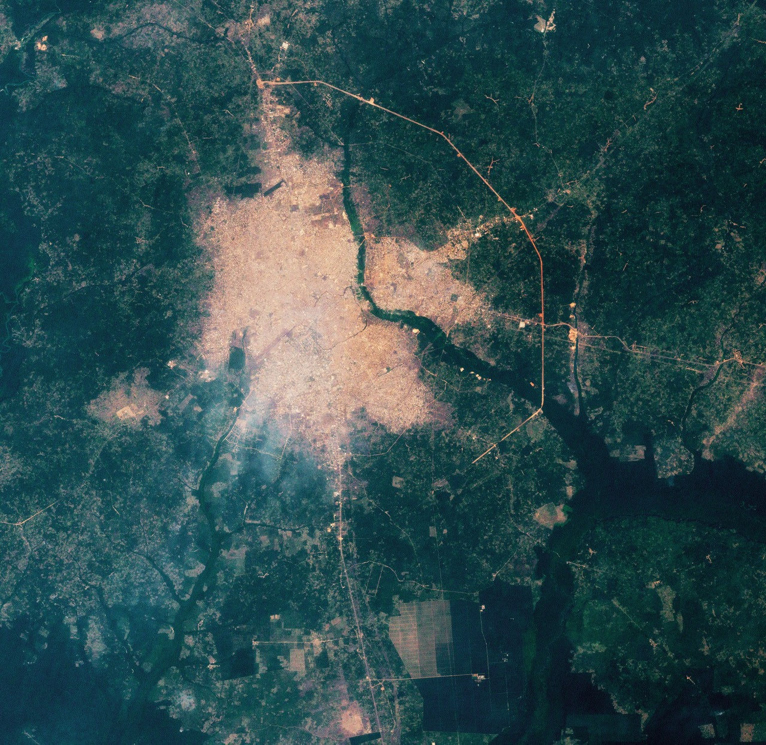
#> input picture LSB Image Steganography/images/cover/satellite.jpg, 3064 x 2978 px, found by its file name (shown at 1/4 size)
$ python prepare_cover.py
#> lines starting #> are read from the running program, lines starting #| are printed output that depends on the picture
from PIL import Image
from pathlib import Path


# ============================================================
# CONFIGURATION
# ============================================================

INPUT_IMAGE = Path("C:\\Users\\HP\\Desktop\\Anish 10th books\\LSB Image Steganography\\images\\cover\\satellite.jpg")

OUTPUT_IMAGE = Path("C:\\Users\\HP\\Desktop\\Anish 10th books\\LSB Image Steganography\\images\\cover\\satellite_256.png")

TARGET_SIZE = (256, 256)


# ============================================================
# PREPARE COVER IMAGE
# ============================================================

def prepare_cover():
    """
    Prepare the satellite cover image.

    Steps:
    1. Check that the input image exists.
    2. Open the image.
    3. Convert it to RGB.
    4. Resize it to 256 × 256.
    5. Save it as PNG.
    """

    # --------------------------------------------------------
    # Check input
    # --------------------------------------------------------

    if not INPUT_IMAGE.exists():
        raise FileNotFoundError(
            f"Input image not found: {INPUT_IMAGE}"
        )

    # --------------------------------------------------------
    # Open image
    # --------------------------------------------------------

    image = Image.open(INPUT_IMAGE)
#> image is the input picture: PIL image 3064x2978 RGB; mean R, G, B 47.5, 76.9, 79.6

    print("Original cover image:")
    print("Path :", INPUT_IMAGE)
    print("Size :", image.size)
#| Size : (3064, 2978)
    print("Mode :", image.mode)
#| Mode : RGB

    # --------------------------------------------------------
    # Convert to RGB
    # --------------------------------------------------------

    image = image.convert("RGB")

    # --------------------------------------------------------
    # Resize
    # --------------------------------------------------------

    image = image.resize(TARGET_SIZE)
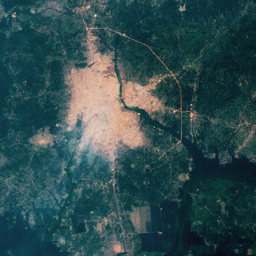
#> image: PIL image 256x256 RGB; mean R, G, B 47.5, 76.9, 79.6

    # --------------------------------------------------------
    # Create output directory
    # --------------------------------------------------------

    OUTPUT_IMAGE.parent.mkdir(
        parents=True,
        exist_ok=True
    )

    # --------------------------------------------------------
    # Save as PNG
    # --------------------------------------------------------

    image.save(
        OUTPUT_IMAGE,
        "PNG"
    )

    print("\nPrepared cover image:")
    print("Size :", image.size)
#| Size : (256, 256)
    print("Mode :", image.mode)
#| Mode : RGB
    print("Saved:", OUTPUT_IMAGE)


# ============================================================
# MAIN
# ============================================================

if __name__ == "__main__":
    prepare_cover()
